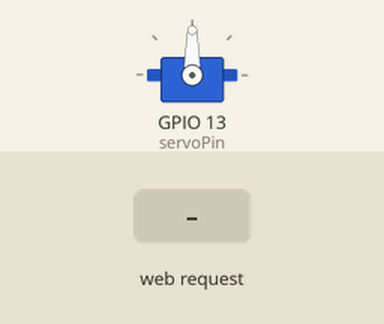
A sketch run on a simulated ESP32. Parts: servo. Inputs (shaded band) come from the test bench. WiFi joins after 1.5 s; servers stay silent unless stated; what the sketch prints to the serial monitor is not drawn.

Above: at 2.7 s.
2.8 s: HTTP request GET /26/on received
At 3.05 s:
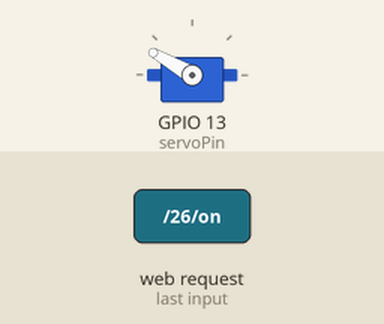
At 3.9 s:
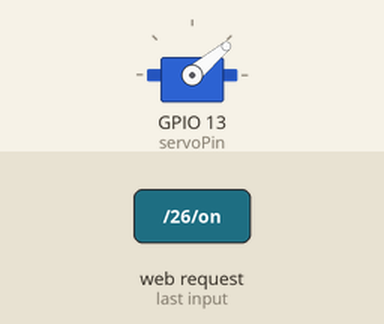
Timing chart, 0 to 5.8 s (numbered marks = the images above; inputs shaded):
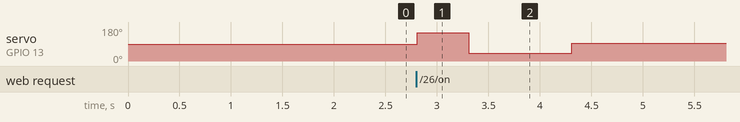

Measured:
- after the input at 2.8 s, servo on GPIO 13 (servoPin): 90° → 150° at once, → 40° 0.50 s later, → 95° 1.0 s later

The sketch:

controller.ino
```cpp
/*********
  based on Rui Santos esp32 led tutorial on https://randomnerdtutorials.com
*********/

// Load Wi-Fi library
#include <WiFi.h>
// Load ESPServoLibrary
#include <ESP32Servo.h>

Servo myservo;
int servoPin = 13;

// Replace with your network credentials
const char* ssid = "your_ssid";
const char* password = "your_password";

// Set web server port number to 80
WiFiServer server(80);

// Variable to store the HTTP request
String header;

// Current time
unsigned long currentTime = millis();
// Previous time
unsigned long previousTime = 0;
// Define timeout time in milliseconds (example: 2000ms = 2s)
const long timeoutTime = 2000;

void setup() {
  Serial.begin(115200);

  // set servo parameters
  ESP32PWM::allocateTimer(0);
  ESP32PWM::allocateTimer(1);
  ESP32PWM::allocateTimer(2);
  ESP32PWM::allocateTimer(3);
  myservo.setPeriodHertz(50);
  myservo.attach(servoPin, 500, 2400);

  // Connect to Wi-Fi network with SSID and password
  Serial.print("Connecting to ");
  Serial.println(ssid);
  WiFi.begin(ssid, password);
  while (WiFi.status() != WL_CONNECTED) {
    delay(500);
    Serial.print(".");
  }
  // Print local IP address and start web server
  Serial.println("");
  Serial.println("WiFi connected.");
  Serial.println("IP address: ");
  Serial.println(WiFi.localIP());
  server.begin();
}

void center() {
  //centers servo (your servo value may be different)
  myservo.write(95);
}

void on_off() {
  //turns heater switch on and off
  center();
  myservo.write(150);
  delay(500);
  myservo.write(40);
  delay(1000);
  center();
}

void loop(){
  WiFiClient client = server.available();   // Listen for incoming clients

  if (client) {                             // If a new client connects,
    currentTime = millis();
    previousTime = currentTime;
    Serial.println("New Client.");          // print a message out in the serial port
    String currentLine = "";                // make a String to hold incoming data from the client
    while (client.connected() && currentTime - previousTime <= timeoutTime) {  // loop while the client's connected
      currentTime = millis();
      if (client.available()) {             // if there's bytes to read from the client,
        char c = client.read();             // read a byte, then
        Serial.write(c);                    // print it out the serial monitor
        header += c;
        if (c == '\n') {                    // if the byte is a newline character
          // if the current line is blank, you got two newline characters in a row.
          // that's the end of the client HTTP request, so send a response:
          if (currentLine.length() == 0) {
            // HTTP headers always start with a response code (e.g. HTTP/1.1 200 OK)
            // and a content-type so the client knows what's coming, then a blank line:
            client.println("HTTP/1.1 200 OK");
            client.println("Content-type:text/html");
            client.println("Connection: close");
            client.println();

            // gets /26/on index and runs on_off function
            if (header.indexOf("GET /26/on") >= 0) {
              Serial.println("sequencia reboot ligada");
              on_off();
              Serial.println("sequencia reboot finalizada");
            }

            // Display the HTML web page
            client.println("<!DOCTYPE html><html>");
            client.println("<head><meta name=\"viewport\" content=\"width=device-width, initial-scale=1\">");
            client.println("<link rel=\"icon\" href=\"data:,\">");
            // CSS to style the on/off buttons
            // Feel free to change the background-color and font-size attributes to fit your preferences
            client.println("<style>html { font-family: Helvetica; display: inline-block; margin: 0px auto; text-align: center;}");
            client.println(".button { background-color: #4CAF50; border: none; color: white; padding: 16px 40px;");
            client.println("text-decoration: none; font-size: 30px; margin: 2px; cursor: pointer;}");
            client.println(".button2 {background-color: #555555;}</style></head>");

            // Web Page Heading
            client.println("<body><h1>Controle do aquecedor</h1>");

            client.println("<p><a href=\"/26/on\"><button class=\"button\">ON</button></a></p>");

            client.println("</body></html>");

            // The HTTP response ends with another blank line
            client.println();
            // Break out of the while loop
            break;
          } else { // if you got a newline, then clear currentLine
            currentLine = "";
          }
        } else if (c != '\r') {  // if you got anything else but a carriage return character,
          currentLine += c;      // add it to the end of the currentLine
        }
      }
    }
    // Clear the header variable
    header = "";
    // Close the connection
    client.stop();
    Serial.println("Client disconnected.");
    Serial.println("");
  }
}
```
